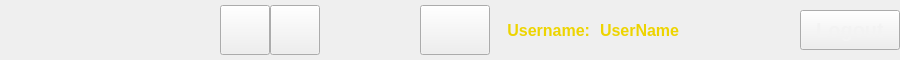
        <widget class="QWidget" name="title_bar" native="true">
         <property name="sizePolicy">
          <sizepolicy hsizetype="Fixed" vsizetype="Fixed">
           <horstretch>0</horstretch>
           <verstretch>0</verstretch>
          </sizepolicy>
         </property>
         <property name="minimumSize">
          <size>
           <width>900</width>
           <height>60</height>
          </size>
         </property>
         <property name="maximumSize">
          <size>
           <width>1280</width>
           <height>60</height>
          </size>
         </property>
         <layout class="QHBoxLayout" name="horizontalLayout">
          <property name="spacing">
           <number>0</number>
          </property>
          <property name="sizeConstraint">
           <enum>QLayout::SetDefaultConstraint</enum>
          </property>
          <property name="leftMargin">
           <number>0</number>
          </property>
          <property name="topMargin">
           <number>0</number>
          </property>
          <property name="rightMargin">
           <number>0</number>
          </property>
          <property name="bottomMargin">
           <number>0</number>
          </property>
          <item>
           <spacer name="left_ava">
            <property name="orientation">
             <enum>Qt::Horizontal</enum>
            </property>
            <property name="sizeType">
             <enum>QSizePolicy::Fixed</enum>
            </property>
            <property name="sizeHint" stdset="0">
             <size>
              <width>20</width>
              <height>20</height>
             </size>
            </property>
           </spacer>
          </item>
          <item>
           <widget class="QLabel" name="lable_name">
            <property name="minimumSize">
             <size>
              <width>200</width>
              <height>40</height>
             </size>
            </property>
            <property name="maximumSize">
             <size>
              <width>200</width>
              <height>40</height>
             </size>
            </property>
            <property name="font">
             <font>
              <pointsize>15</pointsize>
              <bold>true</bold>
             </font>
            </property>
            <property name="styleSheet">
             <string notr="true">color: rgb(243, 243, 243)</string>
            </property>
            <property name="text">
             <string/>
            </property>
            <property name="alignment">
             <set>Qt::AlignLeading|Qt::AlignLeft|Qt::AlignVCenter</set>
            </property>
           </widget>
          </item>
          <item>
           <widget class="QPushButton" name="yes_button">
            <property name="sizePolicy">
             <sizepolicy hsizetype="Fixed" vsizetype="Expanding">
              <horstretch>40</horstretch>
              <verstretch>40</verstretch>
             </sizepolicy>
            </property>
            <property name="minimumSize">
             <size>
              <width>50</width>
              <height>50</height>
             </size>
            </property>
            <property name="maximumSize">
             <size>
              <width>50</width>
              <height>50</height>
             </size>
            </property>
            <property name="text">
             <string/>
            </property>
            <property name="icon">
             <iconset>
              <normaloff>images/check.png</normaloff>images/check.png</iconset>
            </property>
            <property name="iconSize">
             <size>
              <width>32</width>
              <height>32</height>
             </size>
            </property>
           </widget>
          </item>
          <item>
           <widget class="QPushButton" name="no_button">
            <property name="sizePolicy">
             <sizepolicy hsizetype="Fixed" vsizetype="Expanding">
              <horstretch>40</horstretch>
              <verstretch>40</verstretch>
             </sizepolicy>
            </property>
            <property name="minimumSize">
             <size>
              <width>50</width>
              <height>50</height>
             </size>
            </property>
            <property name="maximumSize">
             <size>
              <width>50</width>
              <height>50</height>
             </size>
            </property>
            <property name="text">
             <string/>
            </property>
            <property name="icon">
             <iconset>
              <normaloff>images/close.png</normaloff>images/close.png</iconset>
            </property>
            <property name="iconSize">
             <size>
              <width>32</width>
              <height>32</height>
             </size>
            </property>
           </widget>
          </item>
          <item>
           <spacer name="right_ava">
            <property name="orientation">
             <enum>Qt::Horizontal</enum>
            </property>
            <property name="sizeType">
             <enum>QSizePolicy::Expanding</enum>
            </property>
            <property name="sizeHint" stdset="0">
             <size>
              <width>40</width>
              <height>20</height>
             </size>
            </property>
           </spacer>
          </item>
          <item>
           <widget class="QPushButton" name="request_button">
            <property name="sizePolicy">
             <sizepolicy hsizetype="Fixed" vsizetype="Expanding">
              <horstretch>40</horstretch>
              <verstretch>40</verstretch>
             </sizepolicy>
            </property>
            <property name="minimumSize">
             <size>
              <width>70</width>
              <height>50</height>
             </size>
            </property>
            <property name="maximumSize">
             <size>
              <width>70</width>
              <height>50</height>
             </size>
            </property>
            <property name="text">
             <string/>
            </property>
            <property name="icon">
             <iconset>
              <normaloff>images/interview.png</normaloff>images/interview.png</iconset>
            </property>
            <property name="iconSize">
             <size>
              <width>32</width>
              <height>32</height>
             </size>
            </property>
           </widget>
          </item>
          <item>
           <widget class="QLabel" name="lable_username_title">
            <property name="minimumSize">
             <size>
              <width>100</width>
              <height>40</height>
             </size>
            </property>
            <property name="maximumSize">
             <size>
              <width>100</width>
              <height>40</height>
             </size>
            </property>
            <property name="font">
             <font>
              <pointsize>12</pointsize>
              <bold>true</bold>
             </font>
            </property>
            <property name="styleSheet">
             <string notr="true">color: rgb(237, 212, 0)</string>
            </property>
            <property name="text">
             <string>Username:</string>
            </property>
            <property name="alignment">
             <set>Qt::AlignRight|Qt::AlignTrailing|Qt::AlignVCenter</set>
            </property>
           </widget>
          </item>
          <item>
           <spacer name="right_username">
            <property name="orientation">
             <enum>Qt::Horizontal</enum>
            </property>
            <property name="sizeType">
             <enum>QSizePolicy::Fixed</enum>
            </property>
            <property name="sizeHint" stdset="0">
             <size>
              <width>10</width>
              <height>20</height>
             </size>
            </property>
           </spacer>
          </item>
          <item>
           <widget class="QLabel" name="lable_username">
            <property name="minimumSize">
             <size>
              <width>200</width>
              <height>40</height>
             </size>
            </property>
            <property name="maximumSize">
             <size>
              <width>200</width>
              <height>40</height>
             </size>
            </property>
            <property name="font">
             <font>
              <pointsize>12</pointsize>
              <bold>true</bold>
             </font>
            </property>
            <property name="styleSheet">
             <string notr="true">color: rgb(237, 212, 0)</string>
            </property>
            <property name="text">
             <string>UserName</string>
            </property>
            <property name="alignment">
             <set>Qt::AlignLeading|Qt::AlignLeft|Qt::AlignVCenter</set>
            </property>
           </widget>
          </item>
          <item>
           <widget class="QPushButton" name="logout_button">
            <property name="sizePolicy">
             <sizepolicy hsizetype="Fixed" vsizetype="Expanding">
              <horstretch>40</horstretch>
              <verstretch>40</verstretch>
             </sizepolicy>
            </property>
            <property name="minimumSize">
             <size>
              <width>100</width>
              <height>40</height>
             </size>
            </property>
            <property name="maximumSize">
             <size>
              <width>100</width>
              <height>40</height>
             </size>
            </property>
            <property name="font">
             <font>
              <pointsize>15</pointsize>
              <bold>true</bold>
             </font>
            </property>
            <property name="styleSheet">
             <string notr="true">color: rgb(243, 243, 243);</string>
            </property>
            <property name="text">
             <string>Logout</string>
            </property>
            <property name="iconSize">
             <size>
              <width>32</width>
              <height>32</height>
             </size>
            </property>
           </widget>
          </item>
         </layout>
        </widget>
